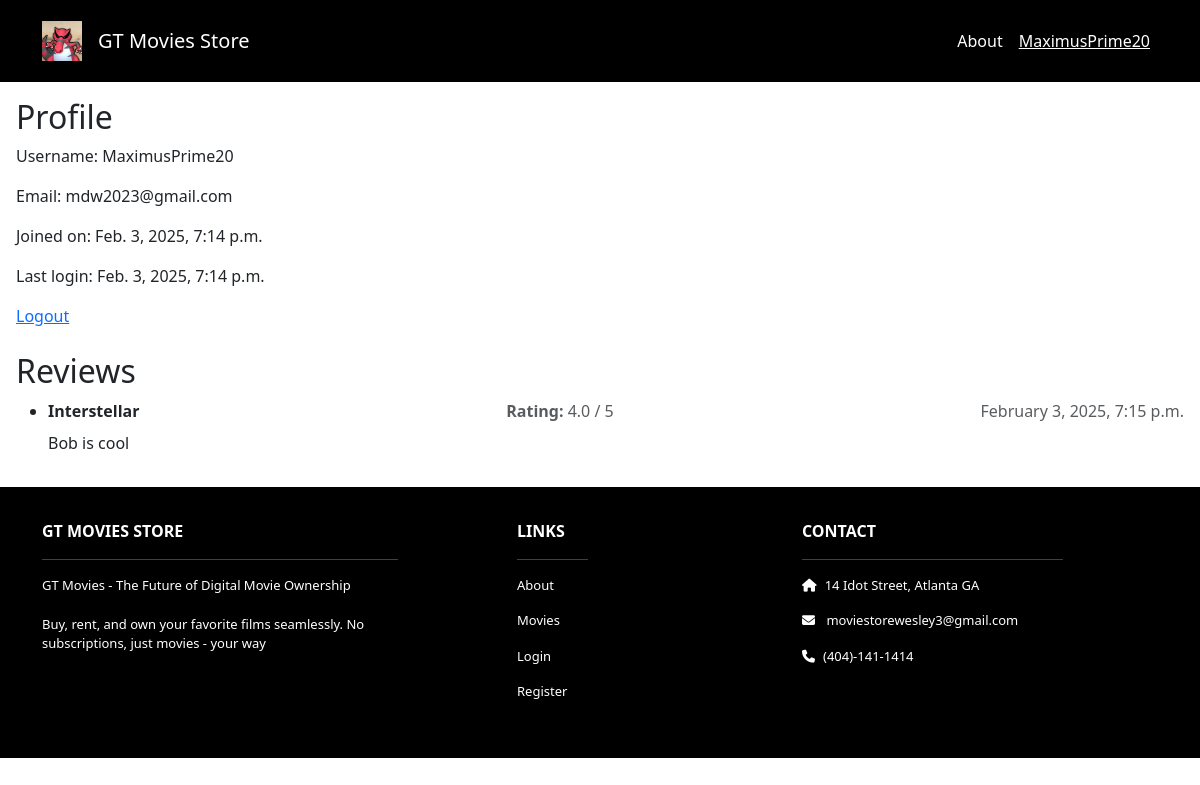
/profile/ (signed in), run on an earlier commit of the app's database.
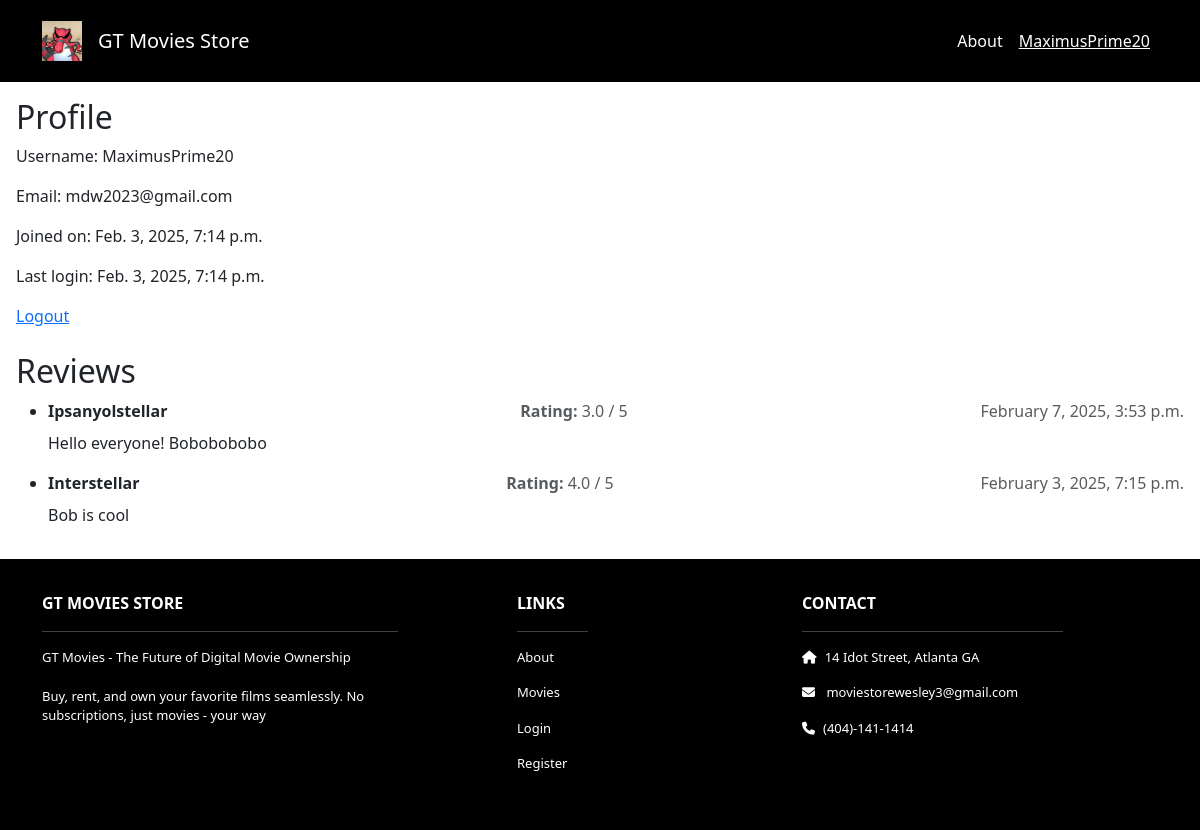
And on a later commit of the database.
### movies/models.py (models this page shows, shortened)
class Review(models.Model):
    movie = models.ForeignKey(Movie, on_delete=models.CASCADE)
    user = models.ForeignKey(User, on_delete=models.CASCADE)
    text = models.TextField()
    rating = models.DecimalField(max_digits=2, decimal_places=1, default=0.0)
    created_at = models.DateTimeField(auto_now_add=True)

class Movie(models.Model):
    id = models.AutoField(primary_key=True)
    name = models.CharField(max_length=255)
    price = models.IntegerField()
    description = models.TextField()
    image = models.FileField(upload_to='movies/')

### accounts/views.py (the view)
# urls.py: path("profile/", profile, name="profile"),
@login_required
def profile(request):
    user = request.user
    template_data = {
        'title': 'Profile',
        'reviews': Review.objects.filter(user=user).order_by('-created_at')
    }
    return render(request, "accounts/profile.html", {"user": user, "template_data": template_data})

### templates/accounts/profile.html (shortened to what this page needs)
{% extends 'base.html' %}
{% block content %}
<div class="p-3">
  <h2>Profile</h2>
  <p>Username: {{ user.username }}</p>
  <p>Email: {{ user.email }}</p>
  <p>Joined on: {{ user.date_joined }}</p>
  <p>Last login: {{ user.last_login }}</p>
  <a href="{% url 'logout' %}">Logout</a>
  <br><br>
  <h2>Reviews</h2>
  <ul>
      {% for review in template_data.reviews %}
        <li class="review-item mb-3">
          <div class="review-header d-flex justify-content-between align-items-center">
              <div>
                  <strong>{{ review.movie.name }}</strong>
              </div>
              <div class="text-muted ml-3">
                  <strong>Rating:</strong> {{ review.rating }} / 5
              </div>
              <span class="text-muted ml-3">{{ review.created_at|date:"F j, Y, g:i a" }}</span>
          </div>
          <div class="review-text mt-2">
              <p>{{ review.text }}</p>
          </div>
        </li>
      {% empty %}
          <li>No reviews yet.</li>
      {% endfor %}
  </ul>
</div>
{% endblock %}

What changed in the data, as far as the page shows it:
added Review: movie.name "Ipsanyolstellar", rating "3.0", created_at "February 7, 2025, 3:53 p.m.", text "Hello everyone! Bobobobobo"
